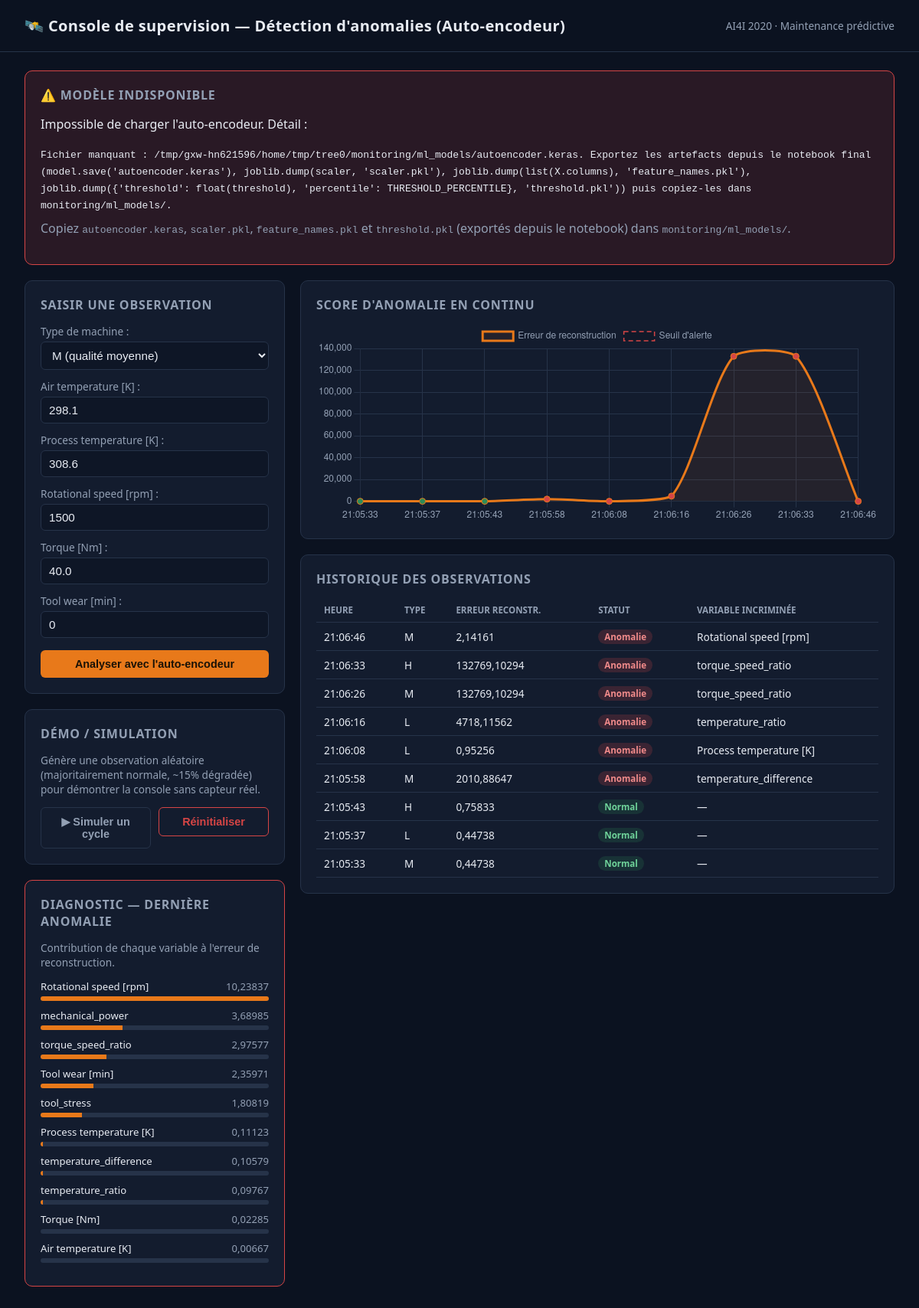
The page / on the database its author committed.
### monitoring/models.py (models this page shows, shortened)
class Reading(models.Model):
    TYPE_CHOICES = [
        ("L", "L (faible qualité)"),
        ("M", "M (qualité moyenne)"),
        ("H", "H (haute qualité)"),
    ]
    timestamp = models.DateTimeField(auto_now_add=True)
    machine_type = models.CharField(max_length=1, choices=TYPE_CHOICES, default="M")
    air_temperature = models.FloatField(help_text="Air temperature [K]")
    process_temperature = models.FloatField(help_text="Process temperature [K]")
    rotational_speed = models.FloatField(help_text="Rotational speed [rpm]")
    torque = models.FloatField(help_text="Torque [Nm]")
    tool_wear = models.FloatField(help_text="Tool wear [min]")
    reconstruction_error = models.FloatField()
    threshold_used = models.FloatField()
    is_anomaly = models.BooleanField(default=False)
    top_variable = models.CharField(max_length=64, blank=True)
    top_variable_error = models.FloatField(default=0.0)
    feature_errors = models.JSONField(
        default=list,
        blank=True,
        help_text="Liste [[nom_variable, erreur], ...] triée par contribution décroissante",
    )
    class Meta:
        ordering = ["-timestamp"]

### monitoring/views.py (the view)
# urls.py: path("", views.dashboard, name="dashboard"),
def dashboard(request):
    form = ReadingForm()
    if request.method == "POST":
        form = ReadingForm(request.POST)
        if form.is_valid():
            _create_reading_from_form(form.cleaned_data)
            messages.success(request, "Observation traitée par l'auto-encodeur.")
            return redirect("monitoring:dashboard")
    readings = Reading.objects.all()[:HISTORY_LIMIT]
    latest = readings.first()
    ready = ml_utils.artifacts_ready()
    load_error = ml_utils.get_load_error()
    total_count = Reading.objects.count()
    anomaly_count = Reading.objects.filter(is_anomaly=True).count() if ready else 0
    context = {
        "form": form,
        "readings": readings,
        "latest": latest,
        "artifacts_ready": ready,
        "load_error": load_error,
        "anomaly_count": anomaly_count,
        "total_count": total_count,
    }
    return render(request, "monitoring/dashboard.html", context)

### monitoring/forms.py (shortened to what this page needs)
class ReadingForm(forms.Form):
    machine_type = forms.ChoiceField(
        choices=Reading.TYPE_CHOICES,
        label="Type de machine",
        initial="M",
    )
    air_temperature = forms.FloatField(
        label="Air temperature [K]", initial=298.1,
        widget=forms.NumberInput(attrs={"step": "0.1"}),
    )
    process_temperature = forms.FloatField(
        label="Process temperature [K]", initial=308.6,
        widget=forms.NumberInput(attrs={"step": "0.1"}),
    )
    rotational_speed = forms.FloatField(
        label="Rotational speed [rpm]", initial=1500,
        widget=forms.NumberInput(attrs={"step": "1"}),
    )
    torque = forms.FloatField(
        label="Torque [Nm]", initial=40.0,
        widget=forms.NumberInput(attrs={"step": "0.1"}),
    )
    tool_wear = forms.FloatField(
        label="Tool wear [min]", initial=0,
        widget=forms.NumberInput(attrs={"step": "1"}),
    )

### monitoring/ml_utils.py (called while the page is built)
def artifacts_ready():
    _load_artifacts()
    return _load_error is None

def get_load_error():
    _load_artifacts()
    return _load_error

### monitoring/templates/monitoring/dashboard.html (shortened to what this page needs)
{% extends "monitoring/base.html" %}
{% block content %}
{% if not artifacts_ready %}
<div class="card status-alert">
    <h2>⚠️ Modèle indisponible</h2>
    <p>Impossible de charger l'auto-encodeur. Détail :</p>
    <code>{{ load_error }}</code>
    <p style="color: var(--text-muted); margin-top:10px;">
        Copiez <code>autoencoder.keras</code>, <code>scaler.pkl</code>,
        <code>feature_names.pkl</code> et <code>threshold.pkl</code>
        (exportés depuis le notebook) dans <code>monitoring/ml_models/</code>.
    </p>
</div>
{% endif %}
<div class="grid">
    <div>
        <div class="card">
            <h2>Saisir une observation</h2>
            <form method="post">
                {% for field in form %}
                    {{ field.label_tag }}
                    {{ field }}
                {% endfor %}
                <button type="submit" class="btn-primary">Analyser avec l'auto-encodeur</button>
            </form>
        </div>
        <div class="card">
            <h2>Démo / simulation</h2>
            <p style="color: var(--text-muted); font-size:0.85rem;">
                Génère une observation aléatoire (majoritairement normale,
                ~15% dégradée) pour démontrer la console sans capteur réel.
            </p>
            <div class="actions-row">
                <form method="post" action="{% url 'monitoring:simulate' %}">
                    <button type="submit" class="btn-secondary">▶ Simuler un cycle</button>
                </form>
                <form method="post" action="{% url 'monitoring:reset' %}"
                      onsubmit="return confirm('Effacer tout l\'historique ?');">
                    <button type="submit" class="btn-danger">Réinitialiser</button>
                </form>
            </div>
        </div>
        {% if latest and latest.is_anomaly %}
        <div class="card" style="border-color: var(--red);">
            <h2>Diagnostic — dernière anomalie</h2>
            <p style="font-size:0.85rem; color: var(--text-muted);">
                Contribution de chaque variable à l'erreur de reconstruction.
            </p>
            {% for name, error in latest.feature_errors %}
                <div style="margin-bottom:10px;">
                    <div style="display:flex; justify-content:space-between; font-size:0.82rem;">
                        <span>{{ name }}</span>
                        <span style="color: var(--text-muted);">{{ error|floatformat:5 }}</span>
                    </div>
                    <div class="diagnostic-bar">
                        <span style="width: {% widthratio error latest.top_variable_error 100 %}%;"></span>
                    </div>
                </div>
            {% endfor %}
        </div>
        {% endif %}
    </div>
    <div>
        <div class="card">
            <h2>Score d'anomalie en continu</h2>
            <canvas id="scoreChart"></canvas>
        </div>
        <div class="card">
            <h2>Historique des observations</h2>
            <table>
                <thead>
                <tr>
                    <th>Heure</th>
                    <th>Type</th>
                    <th>Erreur reconstr.</th>
                    <th>Statut</th>
                    <th>Variable incriminée</th>
                </tr>
                </thead>
                <tbody>
                {% for r in readings %}
                    <tr>
                        <td>{{ r.timestamp|date:"H:i:s" }}</td>
                        <td>{{ r.machine_type }}</td>
                        <td>{{ r.reconstruction_error|floatformat:5 }}</td>
                        <td>
                            {% if r.is_anomaly %}
                                <span class="badge badge-anomaly">Anomalie</span>
                            {% else %}
                                <span class="badge badge-normal">Normal</span>
                            {% endif %}
                        </td>
                        <td>{% if r.is_anomaly %}{{ r.top_variable }}{% else %}—{% endif %}</td>
                    </tr>
                {% empty %}
                    <tr><td colspan="5" style="color: var(--text-muted);">Aucune donnée.</td></tr>
                {% endfor %}
                </tbody>
            </table>
        </div>
    </div>
</div>
<script>
async function loadChart() {
    const res = await fetch("{% url 'monitoring:chart_data' %}");
    const data = await res.json();
    const ctx = document.getElementById('scoreChart');
    const pointColors = data.is_anomaly.map(a => a ? '#d64545' : '#2e8b57');
    new Chart(ctx, {
        type: 'line',
        data: {
            labels: data.labels,
            datasets: [
                {
                    label: "Erreur de reconstruction",
                    data: data.scores,
                    borderColor: '#e8791a',
                    backgroundColor: 'rgba(232,121,26,0.08)',
                    pointBackgroundColor: pointColors,
                    pointRadius: 4,
                    tension: 0.25,
                    fill: true,
                },
                {
                    label: "Seuil d'alerte",
                    data: data.labels.map(() => data.threshold),
                    borderColor: '#d64545',
                    borderDash: [6, 4],
                    pointRadius: 0,
                    borderWidth: 1.5,
                }
            ]
        },
        options: {
            responsive: true,
            plugins: { legend: { labels: { color: '#93a0b4' } } },
            scales: {
                x: { ticks: { color: '#93a0b4' }, grid: { color: '#263349' } },
                y: { ticks: { color: '#93a0b4' }, grid: { color: '#263349' } },
            }
        }
    });
}
loadChart();
</script>
{% endblock %}

### monitoring/templates/monitoring/base.html (shortened to what this page needs)
<!DOCTYPE html>
{% load static %}
<html lang="fr">
<head>
</head>
<body>
<header>
    <h1>🛰️ Console de supervision — Détection d'anomalies (Auto-encodeur)</h1>
    <span class="tag">AI4I 2020 · Maintenance prédictive</span>
</header>
<main>
    {% block content %}{% endblock %}
</main>
</body>
</html>

### monitoring/templates/monitoring/base.html (style rules this page uses)
:root { --navy: #0b1220; --navy-soft: #131c2e; --orange: #e8791a; --green: #2e8b57; --red: #d64545; --text-muted: #93a0b4; --border: #263349; }
* { box-sizing: border-box; }
body { margin: 0; font-family: "Segoe UI", Roboto, Arial, sans-serif; background: var(--navy); color: #e8ecf3; }
header { padding: 20px 32px; border-bottom: 1px solid var(--border); display: flex; align-items: center; justify-content: space-between; }
header h1 { font-size: 1.25rem; margin: 0; letter-spacing: 0.02em; }
header .tag { color: var(--text-muted); font-size: 0.85rem; }
main { padding: 24px 32px 48px; max-width: 1200px; margin: 0 auto; }
.card { background: var(--navy-soft); border: 1px solid var(--border); border-radius: 10px; padding: 20px; margin-bottom: 20px; }
.card h2 { font-size: 1rem; margin: 0 0 14px; color: var(--text-muted); text-transform: uppercase; letter-spacing: 0.05em; }
.grid { display: grid; grid-template-columns: 340px 1fr; gap: 20px; align-items: start; }
label { display: block; font-size: 0.85rem; color: var(--text-muted); margin: 12px 0 4px; }
input, select { width: 100%; padding: 8px 10px; border-radius: 6px; border: 1px solid var(--border); background: #0e1626; color: #e8ecf3; font-size: 0.95rem; }
button { cursor: pointer; border: none; border-radius: 6px; padding: 10px 16px; font-size: 0.9rem; font-weight: 600; }
.btn-primary { background: var(--orange); color: #1a1206; width: 100%; margin-top: 16px; }
.btn-secondary { background: transparent; color: var(--text-muted); border: 1px solid var(--border); }
.btn-danger { background: transparent; color: var(--red); border: 1px solid var(--red); }
.status-alert { background: rgba(214, 69, 69, 0.15); border: 1px solid var(--red); }
table { width: 100%; border-collapse: collapse; font-size: 0.85rem; }
th, td { text-align: left; padding: 8px 10px; border-bottom: 1px solid var(--border); }
th { color: var(--text-muted); font-weight: 600; text-transform: uppercase; font-size: 0.72rem; }
.badge { display: inline-block; padding: 2px 8px; border-radius: 20px; font-size: 0.72rem; font-weight: 700; }
.badge-normal { background: rgba(46, 139, 87, 0.2); color: #6fd39a; }
.badge-anomaly { background: rgba(214, 69, 69, 0.2); color: #f08a8a; }
.diagnostic-bar { height: 6px; border-radius: 3px; background: var(--border); overflow: hidden; margin-top: 4px; }
.diagnostic-bar span { display: block; height: 100%; background: var(--orange); }
.actions-row { display: flex; gap: 10px; margin-top: 12px; }
.actions-row form { flex: 1; }
.actions-row button { width: 100%; }
canvas { max-height: 260px; }

### rows shown on the page
Reading: is_anomaly True (drawn), timestamp "21:06:46", machine_type "M", reconstruction_error "2,14161", top_variable "Rotational speed [rpm]"
Reading: timestamp "21:06:33", machine_type "H", reconstruction_error "132769,10294", is_anomaly "Anomalie", top_variable "torque_speed_ratio"
Reading: timestamp "21:06:26", machine_type "M", reconstruction_error "132769,10294", is_anomaly "Anomalie", top_variable "torque_speed_ratio"
Reading: timestamp "21:06:16", machine_type "L", reconstruction_error "4718,11562", is_anomaly "Anomalie", top_variable "temperature_ratio"
Reading: timestamp "21:06:08", machine_type "L", reconstruction_error "0,95256", is_anomaly "Anomalie", top_variable "Process temperature [K]"
Reading: timestamp "21:05:58", machine_type "M", reconstruction_error "2010,88647", is_anomaly "Anomalie", top_variable "temperature_difference"
Reading: timestamp "21:05:43", machine_type "H", reconstruction_error "0,75833", is_anomaly "Normal"
Reading: timestamp "21:05:37", machine_type "L", reconstruction_error "0,44738", is_anomaly "Normal"
Reading: timestamp "21:05:33", machine_type "M", reconstruction_error "0,44738", is_anomaly "Normal"

### other values the page prints
{{ field.label_tag }} "Type de machine :" "Air temperature [K] :" "Process temperature [K] :" "Rotational speed [rpm] :" "Torque [Nm] :" "Tool wear [min] :"
{{ name }} "Rotational speed [rpm]" "mechanical_power" "torque_speed_ratio" "Tool wear [min]" "tool_stress" "Process temperature [K]" "temperature_difference" "temperature_ratio" "Torque [Nm]" "Air temperature [K]"
{{ error|floatformat:5 }} "10,23837" "3,68985" "2,97577" "2,35971" "1,80819" "0,11123" "0,10579" "0,09767" "0,02285" "0,00667"
